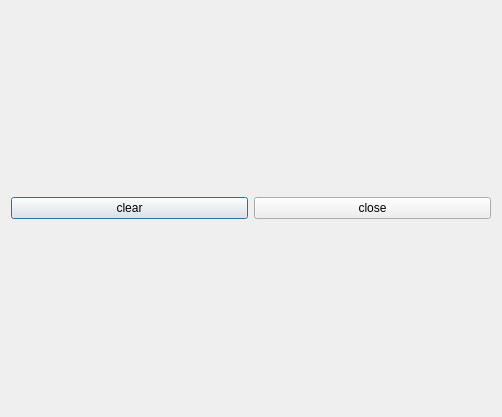
<?xml version="1.0" encoding="UTF-8"?>
<ui version="4.0">
 <class>strack_desktop_console</class>
 <widget class="QDialog" name="strack_desktop_console">
  <property name="geometry">
   <rect>
    <x>0</x>
    <y>0</y>
    <width>502</width>
    <height>417</height>
   </rect>
  </property>
  <property name="windowTitle">
   <string>Strack Console</string>
  </property>
  <layout class="QVBoxLayout" name="main_layout" stretch="9,0">
   <item>
    <layout class="QVBoxLayout" name="log_layout"/>
   </item>
   <item>
    <layout class="QHBoxLayout" name="btn_layout">
     <item>
      <widget class="QPushButton" name="clear_btn">
       <property name="text">
        <string>clear</string>
       </property>
      </widget>
     </item>
     <item>
      <widget class="QPushButton" name="close_btn">
       <property name="text">
        <string>close</string>
       </property>
      </widget>
     </item>
    </layout>
   </item>
  </layout>
 </widget>
 <resources/>
 <connections>
  <connection>
   <sender>close_btn</sender>
   <signal>clicked()</signal>
   <receiver>strack_desktop_console</receiver>
   <slot>close()</slot>
   <hints>
    <hint type="sourcelabel">
     <x>338</x>
     <y>387</y>
    </hint>
    <hint type="destinationlabel">
     <x>485</x>
     <y>366</y>
    </hint>
   </hints>
  </connection>
 </connections>
</ui>
